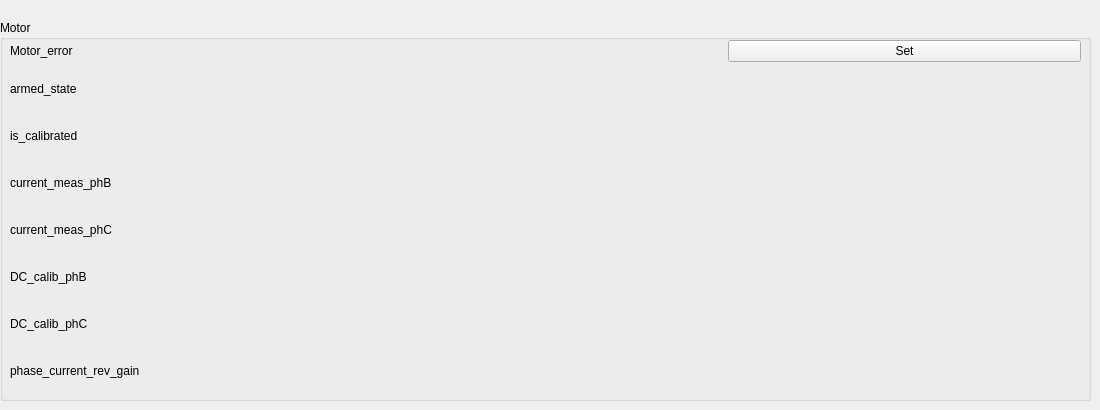
    <widget class="QWidget" name="tab_4">
     <attribute name="title">
      <string>Motor</string>
     </attribute>
     <widget class="QGroupBox" name="groupBox_7">
      <property name="geometry">
       <rect>
        <x>0</x>
        <y>20</y>
        <width>1091</width>
        <height>381</height>
       </rect>
      </property>
      <property name="title">
       <string>Motor</string>
      </property>
      <widget class="QWidget" name="gridLayoutWidget_8">
       <property name="geometry">
        <rect>
         <x>10</x>
         <y>20</y>
         <width>1071</width>
         <height>351</height>
        </rect>
       </property>
       <layout class="QGridLayout" name="gridLayout_8">
        <item row="2" column="1">
         <widget class="QLabel" name="lis_calibrated">
          <property name="text">
           <string/>
          </property>
         </widget>
        </item>
        <item row="1" column="1">
         <widget class="QLabel" name="larmed_state">
          <property name="text">
           <string/>
          </property>
         </widget>
        </item>
        <item row="4" column="0">
         <widget class="QLabel" name="label_66">
          <property name="text">
           <string>current_meas_phC</string>
          </property>
         </widget>
        </item>
        <item row="6" column="0">
         <widget class="QLabel" name="label_68">
          <property name="text">
           <string>DC_calib_phC</string>
          </property>
         </widget>
        </item>
        <item row="4" column="1">
         <widget class="QLabel" name="lcurrent_meas_phC">
          <property name="text">
           <string/>
          </property>
         </widget>
        </item>
        <item row="7" column="0">
         <widget class="QLabel" name="label_69">
          <property name="text">
           <string>phase_current_rev_gain</string>
          </property>
         </widget>
        </item>
        <item row="2" column="0">
         <widget class="QLabel" name="label_67">
          <property name="text">
           <string>is_calibrated</string>
          </property>
         </widget>
        </item>
        <item row="3" column="0">
         <widget class="QLabel" name="label_59">
          <property name="text">
           <string>current_meas_phB</string>
          </property>
         </widget>
        </item>
        <item row="0" column="2">
         <widget class="QPushButton" name="pbsetmotorerror0">
          <property name="text">
           <string>Set</string>
          </property>
         </widget>
        </item>
        <item row="0" column="0">
         <widget class="QLabel" name="label_54">
          <property name="text">
           <string>Motor_error</string>
          </property>
         </widget>
        </item>
        <item row="3" column="1">
         <widget class="QLabel" name="lcurrent_meas_phB">
          <property name="text">
           <string/>
          </property>
         </widget>
        </item>
        <item row="1" column="0">
         <widget class="QLabel" name="label_65">
          <property name="text">
           <string>armed_state</string>
          </property>
         </widget>
        </item>
        <item row="0" column="1">
         <widget class="QLabel" name="lmotor_error">
          <property name="text">
           <string/>
          </property>
         </widget>
        </item>
        <item row="6" column="1">
         <widget class="QLabel" name="lDC_calib_phC">
          <property name="text">
           <string/>
          </property>
         </widget>
        </item>
        <item row="5" column="1">
         <widget class="QLabel" name="lDC_calib_phB">
          <property name="text">
           <string/>
          </property>
         </widget>
        </item>
        <item row="5" column="0">
         <widget class="QLabel" name="label_62">
          <property name="text">
           <string>DC_calib_phB</string>
          </property>
         </widget>
        </item>
        <item row="7" column="1">
         <widget class="QLabel" name="lphase_current_rev_gain">
          <property name="text">
           <string/>
          </property>
         </widget>
        </item>
       </layout>
      </widget>
     </widget>
    </widget>
